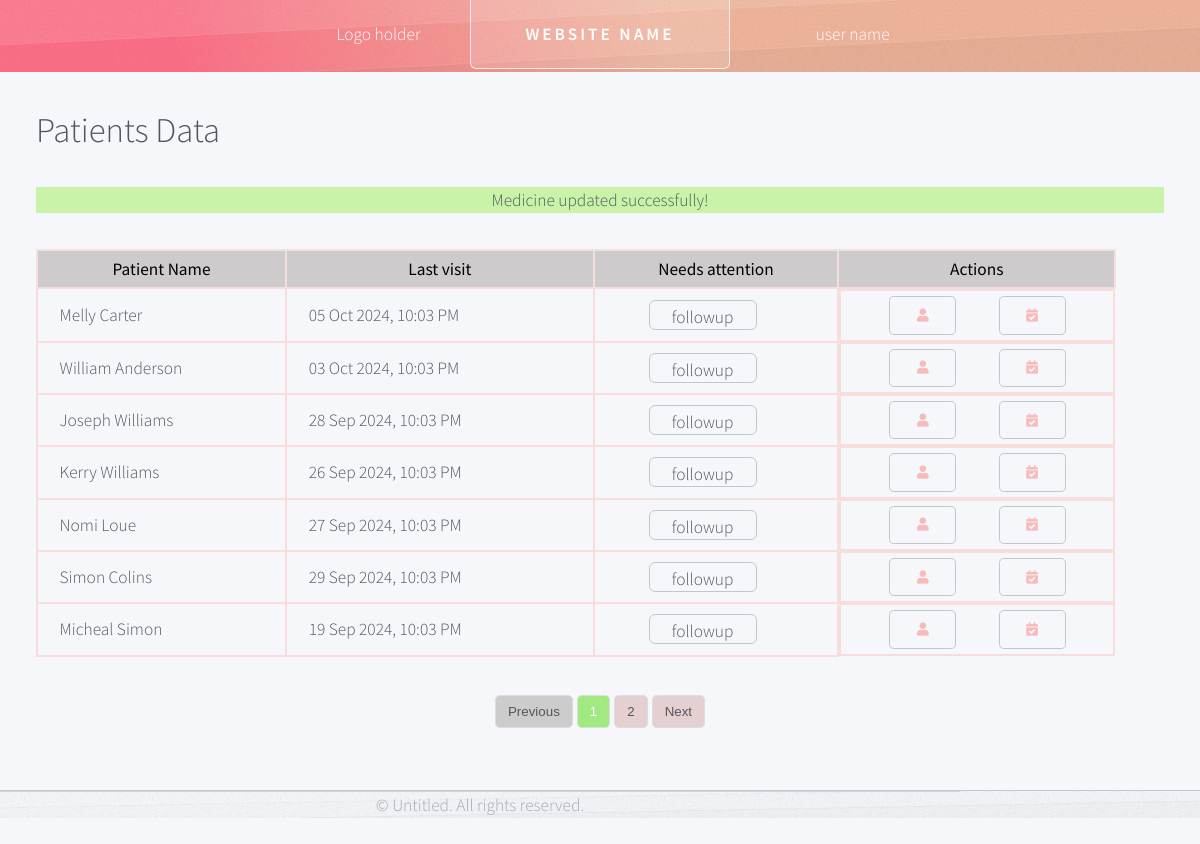
Screenshot of /therapist/therapistIndex.php with the database file from the repository.
### tables this page shows
CREATE TABLE User(
    id INT NOT NULL AUTO_INCREMENT PRIMARY KEY,
    name VARCHAR(100) NOT NULL,
    email VARCHAR(100) NOT NULL,
    daily_sleep_hours INT NOT NULL DEFAULT 6,
    sleep_hours_logs INT NOT NULL DEFAULT 0,
    therapist INT NOT NULL,
    updated TIMESTAMP NOT NULL DEFAULT CURRENT_TIMESTAMP,
    last_visit TIMESTAMP NULL, 
    next_visit TIMESTAMP NULL,
    needs_followup BOOLEAN NOT NULL DEFAULT 0,
    diaries VARCHAR(200) NULL,
    notes INT NULL,
    CONSTRAINT fk_user_therapist FOREIGN KEY (therapist) REFERENCES Therapist(id)
) AUTO_INCREMENT = 1;

### therapist/therapistIndex.php (the view, shortened to what this page needs)
<!DOCTYPE html>
<html>
    <head>
		<link rel="stylesheet" href="../assets/css/main.css" />
        <link rel="stylesheet" href="../assets/css/therapist/index.css"/>
		<link rel="stylesheet" href="../assets/css/therapist/headerAndFooter.css"/>
		<link rel="stylesheet" href="https://cdnjs.cloudflare.com/ajax/libs/font-awesome/5.15.4/css/all.min.css">
	</head>
    <body class="homepage is-preload">
        <div id="page-wraper">
				<div id="header-wrapper">
					<div id="header" class="container">
							<h1 id="logo"><a href="../index.php">Website name</a></h1>
						<nav id="nav">
							<ul>
								<li><a href="#">Logo holder</a></li>
								<li class="break">
									<a href="#" id="user-icon">user name</i></a>
								</li>
							</ul>
						</nav>
					</div>
                </div>
                <div id="body-wrapper">
					<h2>Patients Data</h2>
					<div id="success-message" class="success-message">Medicine updated successfully!</div>
					<table id="patients">
						<thead>
							<tr>
								<th>Patient Name</th>
								<th>Last visit</th>
								<th>Needs attention</th>
								<th>Actions</th>
							</tr>
						</thead>
						<tbody>
						<?php
							require_once "../assets/inc/dbconn.inc.php" ;
							$sql = "SELECT * FROM User WHERE therapist=1";
							if($results = mysqli_query($conn, $sql)){
								if(mysqli_num_rows($results) >= 1){
									while($row = mysqli_fetch_assoc($results)){
										if($row['needs_followup']==='1'){
											echo "<tr id='row_" . htmlspecialchars($row['id']) . "' class='followed'>";
										}else{
											echo "<tr id='row_" . htmlspecialchars($row['id']) . "'>";
										}
										echo "<td>". htmlspecialchars($row["name"])."</td>";
										echo "<td>" . htmlspecialchars((new DateTime($row['last_visit']))->format('d M Y, h:i A')) . "</td>";
										echo "<td class='followup'>";
										echo "<input type='button' value='followup' class='followup-button' data-user-id='" . htmlspecialchars($row['id']) . "' data-followup='" . ($row['needs_followup'] ? '1' : '0') . "'>";
										echo "</td>";
										echo "<td class='actions'>";
										echo "<form action='patientProfile.php' method='post'>";
            							echo "<button type='submit' class='profile'><i class='fas fa-user'></i></button>";
            							echo "</form>";
										echo "<form action='bookingPatientSession.php' method='post'>";
            							echo "<button type='submit' class='booking'><i class='fas fa-calendar-check'></i></button>";
            							echo "</form>";
										echo "</td>";
										echo "</tr>";
									}
								}else{
									echo "<p> No patients</p>";
								}
							}else{
								echo "Error: " . mysqli_errno($conn);
							}
							?>
						</tbody>
					</table>
					<div class="pagination" id="pagination-controls"></div>
				</div>
				<div id="footer-wrapper">
					<div id="copyright" class="container">
						<ul class="menu">
							<li>&copy; Untitled. All rights reserved.</li>
						</ul>
					</div>
				</div>
        </div>
    </body>
</html>

### assets/css/therapist/index.css (style rules this page uses)
h2 { margin: 3%; }
#patients { margin: 3%; width: 90%; border-collapse: collapse; }
#patients th, #patients td { border: #f8dddd solid 2px; padding: 5px; vertical-align: middle; }
#patients td { padding-left: 2%; }
#patients thead { background-color: #cdcbcb; color: #000; font-weight: bolder; }
.actions { display: flex; flex-direction: row; justify-content: space-evenly; }
.profile i { color: #f6bcbc; }
.booking i { color: #f6bcbc; }
.pagination { margin-top: 20px; text-align: center; }
.followup-button { width: 50% !important; height: 30px; padding: 3px !important; margin-left: 15% !important; }
.success-message { display: none; }

### assets/css/therapist/headerAndFooter.css (style rules this page uses)
#user-icon { width: 30px !important; }
#footer-wrapper { padding: 0 !important; margin: 0 !important; margin-top: 5% !important; }
#copyright { margin: 0 !important; padding: 0 !important; }
#header-wrapper { padding: 3% !important; }

### rows the page displays
user: name "Melly Carter", last_visit "05 Oct 2024, 10:03 PM", needs_followup "followup"
user: name "William Anderson", last_visit "03 Oct 2024, 10:03 PM", needs_followup "followup"
user: name "Joseph Williams", last_visit "28 Sep 2024, 10:03 PM", needs_followup "followup"
user: name "Kerry Williams", last_visit "26 Sep 2024, 10:03 PM", needs_followup "followup"
user: name "Nomi Loue", last_visit "27 Sep 2024, 10:03 PM", needs_followup "followup"
user: name "Simon Colins", last_visit "29 Sep 2024, 10:03 PM", needs_followup "followup"
user: name "Micheal Simon", last_visit "19 Sep 2024, 10:03 PM", needs_followup "followup"
